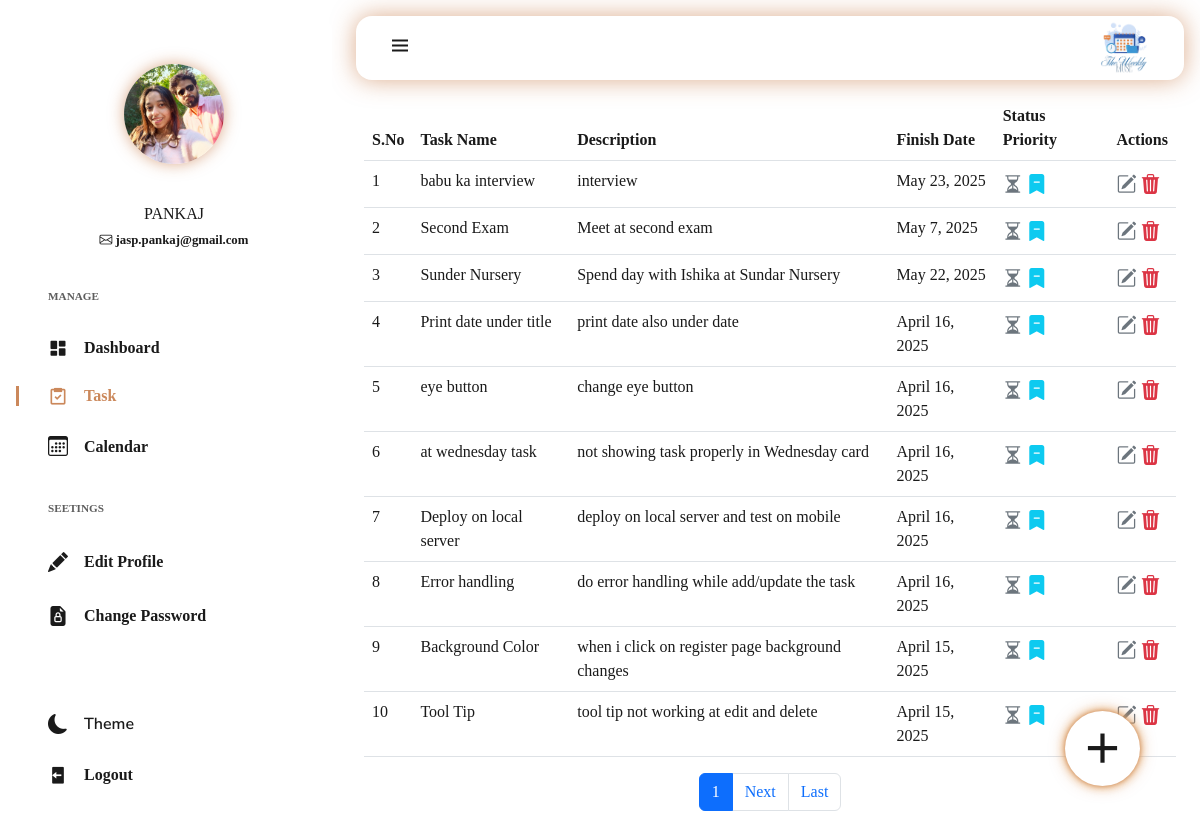
Screenshot of /task/ (signed in) with the database file from the repository.
### myapp/models.py (models this page shows)
class Profile(models.Model):
    user = models.OneToOneField(User,on_delete=models.CASCADE)
    fname = models.CharField(max_length=100)
    email = models.EmailField(unique=True)
    profile_pic =models.ImageField(upload_to='profile',default='profile/default.svg')

class Task(models.Model):
    name = models.CharField(max_length=150)
    description = models.TextField()
    status = models.CharField(max_length=25,default='Incomplete')
    date = models.DateField(auto_now_add=True)
    finishDate = models.DateField(null=True, blank=True)
    start_time=models.TimeField()
    end_time=models.TimeField()
    priority=models.CharField(max_length=25,default='Unmark')
    username=models.ForeignKey(settings.AUTH_USER_MODEL,on_delete=models.CASCADE)

### myapp/middlewares.py (the view)
    def wrapped_view(request,*args,**kwargs):
        if request.user.is_authenticated == False:
            return redirect ('login')
        return view_function(request,*args,**kwargs)

### myapp/views.py (called while the page is built)
@auth
def task(request):
    tasks = Task.objects.filter(username=request.user).order_by('-id')
    paginator = Paginator(tasks, 10)  # Show 5 tasks per page
    page_number = request.GET.get('page')
    page_task = paginator.get_page(page_number)
    return render(request,'task.html',{'page_task':page_task})

### templates/task.html (shortened to what this page needs)
{% extends 'layouts/dashboard_layout.html' %}
{% block content %}
<div class="row">
  <div class="col-md-12">
      {% if page_task %}
      <div id="taskTable">
        {% include "partials/table.html" %}
        {% include "partials/pagination.html" %}
      </div>
      {% else %}
      <div class="centerElementDiv" id="noTaskDiv">
        <h1>You Not Created Any Task.</h1>
      </div>
      {% endif %}
  </div>
</div>
{% endblock %}

### templates/layouts/dashboard_layout.html (shortened to what this page needs)
{% load static %}
<!DOCTYPE html>
<html lang="en">
<head>
    <link href="https://cdn.jsdelivr.net/npm/bootstrap@5.3.3/dist/css/bootstrap.min.css" rel="stylesheet" />
    <link href='https://unpkg.com/boxicons@2.1.4/css/boxicons.min.css' rel="stylesheet" />
    <link rel="stylesheet" href="https://cdn.jsdelivr.net/npm/bootstrap-icons/font/bootstrap-icons.css">
    <link href='https://unpkg.com/boxicons@2.1.4/css/boxicons.min.css' rel='stylesheet'>
    <link rel="stylesheet" href="https://cdn.jsdelivr.net/npm/flatpickr/dist/flatpickr.min.css">
    <link rel="stylesheet" href="{% static 'css/dashboard.css' %}" />
    <link rel="stylesheet" href="{% static 'css/style.css' %}" />
</head>
<body>
    <header class="header" id="header">
        <div class="header__container">
            <a href="{% url 'dashboard' %}" class="header__logo">
                <img src="/static/images/logo.png" alt="Logo">
            </a>
            <button class="header__toggle" id="header-toggle">
                <i class='bx bx-menu'></i>
            </button>
        </div>
    </header>
    {% include "partials/sidebar.html" %}
    <main class="main dscontainer" id="main">
        {% block content %}
        {% endblock %}
    </main>
    {% include "partials/taskPopupModal.html" %}
</body>
</html>

### templates/partials/sidebar.html
{% load static %}
<nav class="sidebar" id="sidebar">
    <div class="sidebar__container">
        <div class="sidebar__user" id="sidebar_user">
            <div class="sidebar__img" data-bs-toggle="modal" data-bs-target="#profileImageModal">
                <img src="{{request.user.profile.profile_pic.url }}" alt="Profile_picture">
            </div>
            <div class="sidebar__info">
                <h3 style="text-transform: uppercase;">{{ request.user.username}}</h3>
                {%if request.user.profile.email %}
                <span>
                    <i class="bi bi-envelope"></i>
                    <span>{{request.user.profile.email}}</span>
                </span>
                {% endif%}
            </div>
        </div>
        <div class="sidebar__content">
            <div>
                <h3 class="sidebar__title">MANAGE</h3>
                <div class="sidebar__list">
                    <a href="{% url 'dashboard' %}" class="sidebar__link active-link">
                        <i class='bx bxs-dashboard' data-bs-toggle="tooltip" data-bs-placement="right" title="Dashboard" ></i>
                        <span>Dashboard</span>
                    </a>
                    <a href="{% url 'task' %}" class="sidebar__link">
                        <i class='bx bx-task' data-bs-toggle="tooltip" data-bs-placement="right" title="Task"></i>
                        <span>Task</span>
                    </a>
                    <a href="{% url 'calendar' %}" class="sidebar__link">
                        <i class='bi bi-calendar3' data-bs-toggle="tooltip" data-bs-placement="right" title="Calendar"></i>
                        <span>Calendar</span>
                    </a>
                </div>
            </div>
            <div>
                <h3 class="sidebar__title">SEETINGS</h3>
                <div class="sidebar__list">
                    <a href="#" data-bs-toggle="modal" data-bs-target="#EditProfileModal" class="sidebar__link">
                        <i class='bi bi-pencil-fill' data-bs-toggle="tooltip" data-bs-placement="right" title="Edit Profil"></i>
                        <span>Edit Profile</span>
                    </a>
                    <a href="#" class="sidebar__link" data-bs-toggle="modal" data-bs-target="#updatePasswordModal">
                        <i class='bi bi-file-earmark-lock-fill' data-bs-toggle="tooltip" data-bs-placement="right" title="Change Password"></i>
                        <span>Change Password</span>
                    </a>
                </div>
            </div>
        </div>
        <div class="sidebar__actions">
            <a id="theme-button" class="sidebar__link sidebar__theme">
                <i class="bi bi-moon-fill" data-bs-toggle="tooltip" data-bs-placement="right" title="Theme"></i>
                <span>Theme</span>
            </a>
            <a href="{% url 'logout' %}" class="sidebar__link">
                <i class='bx bxs-log-out' data-bs-toggle="tooltip" data-bs-placement="right" title="Logout"></i>
                <span>Logout</span>
            </a>
        </div>
    </div>
</nav>

### templates/partials/table.html
<table class="table table-hover">
    <thead>
      <tr>
        <th>S.No</th>
        <th>Task Name</th>
        <th>Description</th>
        <th>Finish Date</th>
        <th>Status Priority</th>
        <th>Actions</th>
      </tr>
    </thead>
    <tbody>
        {% for task in page_task %}
      <tr>
        <td>{{ forloop.counter }}</td>
        <td>{{ task.name }}</td>
        <td>{{ task.description }}</td>
        <td>{{ task.finishDate }}</td>
        <td>
            {% if task.status == 'Incomplete'%}
                <i class="bi bi-hourglass-split text-secondary" data-bs-toggle="tooltip" title="Pending"></i>
            {% else %}
                <i class="bi bi-check-square-fill text-success" data-bs-toggle="tooltip" title="Completed"></i>
             {% endif %}
             {% if task.priority == 'Unmark' %}
                <i class='bi bi-bookmark-dash-fill text-info' data-bs-toggle="tooltip" title="Unmark"></i>
            {% elif task.priority == 'Flagged' %}
                <i class='bi bi-flag-fill text-warning' data-bs-toggle="tooltip" title="Flagged"></i>
            {% else %}
                <i class='bi bi-star-fill text-warning' data-bs-toggle="tooltip" title="Star"></i>
            {% endif %}
        </td>
        <td>
            <a href="#" class="edit-task" data-task-id="{{ task.id }}" data-bs-toggle="modal" data-bs-target="#editTaskModal">
                <i class="bi bi-pencil-square text-secondary" data-bs-toggle="tooltip" title="Edit"></i>
            </a>
            <a href="#" class="delete-task" data-task-id="{{ task.id }}" data-bs-toggle="modal" data-bs-target="#deleteTaskModal">
                <i class="bi bi-trash3-fill text-danger" data-bs-toggle="tooltip" title="Delete"></i>
            </a>
        </td>
      </tr>
        {% endfor %}
    </tbody>
</table>

### templates/partials/pagination.html (shortened to what this page needs)
<nav aria-label="Page navigation">
    <ul class="pagination justify-content-center">
        <li class="page-item active"><a class="page-link">{{ page_task.number }}</a></li>
        {% if page_task.has_next %}
        <li class="page-item"><a class="page-link" href="?page={{ page_task.next_page_number }}">Next</a>
        </li>
        <li class="page-item"><a class="page-link" href="?page={{ page_task.paginator.num_pages }}">Last</a>
        </li>
        {% endif %}
    </ul>
</nav>

### templates/partials/taskPopupModal.html (shortened to what this page needs)
<div class="addTask" data-bs-toggle="tooltip" data-bs-placement="top" title="Add Task">
    <a href="#" data-bs-toggle="modal" data-bs-target="#addTaskModal">
        <i class='bx bx-plus'></i>
    </a>
</div>

### static/css/style.css (style rules this page uses)
* { margin: 0; padding: 0; box-sizing: border-box; }

### rows the page displays
Task: name "babu ka interview", description "interview", finishDate "May 23, 2025", status "Incomplete" (drawn), priority "Unmark" (drawn)
Task: name "Second Exam", description "Meet at second exam", finishDate "May 7, 2025", status "Incomplete" (drawn), priority "Unmark" (drawn)
Task: name "Sunder Nursery", description "Spend day with Ishika at Sundar Nursery", finishDate "May 22, 2025", status "Incomplete" (drawn), priority "Unmark" (drawn)
Task: name "Print date under title", description "print date also under date", finishDate "April 16, 2025", status "Incomplete" (drawn), priority "Unmark" (drawn)
Task: name "eye button", description "change eye button", finishDate "April 16, 2025", status "Incomplete" (drawn), priority "Unmark" (drawn)
Task: name "at wednesday task", description "not showing task properly in Wednesday card", finishDate "April 16, 2025", status "Incomplete" (drawn), priority "Unmark" (drawn)
Task: name "Deploy on local server", description "deploy on local server and test on mobile", finishDate "April 16, 2025", status "Incomplete" (drawn), priority "Unmark" (drawn)
Task: name "Error handling", description "do error handling while add/update the task", finishDate "April 16, 2025", status "Incomplete" (drawn), priority "Unmark" (drawn)
Task: name "Background Color", description "when i click on register page background changes", finishDate "April 15, 2025", status "Incomplete" (drawn), priority "Unmark" (drawn)
Task: name "Tool Tip", description "tool tip not working at edit and delete", finishDate "April 15, 2025", status "Incomplete" (drawn), priority "Unmark" (drawn)

### other values shown
{{ request.user.username }} "PANKAJ"
{{ request.user.profile.email }} "jasp.pankaj@gmail.com"
{{ page_task.number }} "1"
